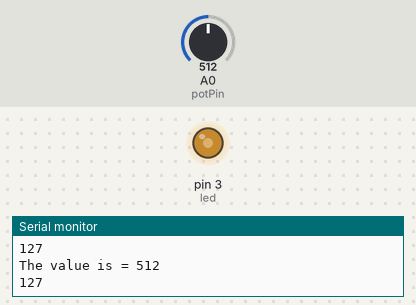
This sketch was run on a simulated Arduino Uno, built with avr-gcc and run on an emulated ATmega328P. Shown: output pins drawn as LEDs (lit = HIGH), the last lines printed to the serial monitor. The test bench sets the inputs (shaded band); at power-on: A0 (potPin) = 512.

Above: at 1.3 s.
1.4 s: A0 (potPin) set to 716
At 3.2 s:
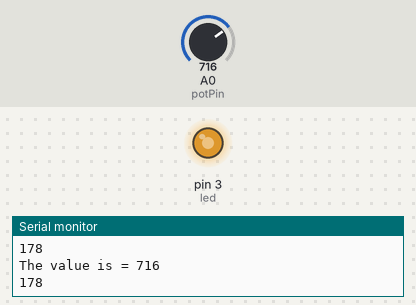
3.5 s: A0 (potPin) set to 900
At 5.0 s:
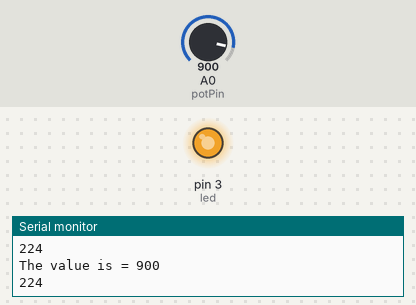
5.5 s: A0 (potPin) set to 122
At 6.6 s:
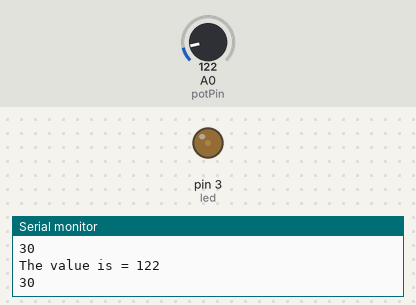
7.5 s: A0 (potPin) set to 511
At 9.4 s:
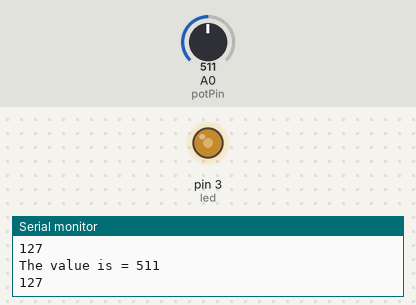
Timing chart, 0 to 10.5 s (numbered marks = the images above; inputs shaded):
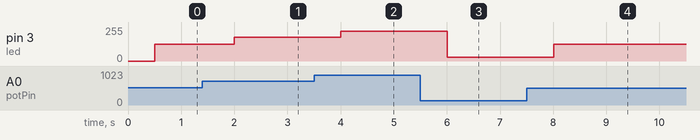

Measured:
- after the input at 1.4 s, pin 3 (led): 127/255 → 178/255 after 0.60 s
- after the input at 3.5 s, pin 3 (led): 178/255 → 224/255 after 0.51 s
- after the input at 5.5 s, pin 3 (led): 224/255 → 30/255 after 0.51 s
- after the input at 7.5 s, pin 3 (led): 30/255 → 127/255 after 0.51 s

The sketch:

dimmableLed.ino
```cpp
int potPin = A0;
int readValue;
int led = 3;
int outvtg;

void setup(){
  Serial.begin(9600);
  pinMode(potPin,INPUT);
  pinMode(led,OUTPUT);

}

void loop(){
  readValue = analogRead(potPin);
  outvtg = 255./1023. * readValue;
  Serial.print("The value is = ");
  Serial.println(readValue);
  Serial.println(outvtg);
  delay(500);
  analogWrite(led,outvtg);
}
```
